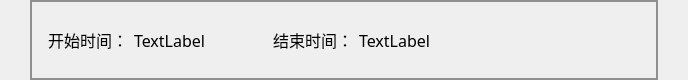
             <widget class="QWidget" name="widget_information_feedback_middle" native="true">
              <property name="minimumSize">
               <size>
                <width>0</width>
                <height>80</height>
               </size>
              </property>
              <property name="maximumSize">
               <size>
                <width>16777215</width>
                <height>80</height>
               </size>
              </property>
              <property name="styleSheet">
               <string notr="true"/>
              </property>
              <layout class="QHBoxLayout" name="horizontalLayout_21">
               <property name="leftMargin">
                <number>30</number>
               </property>
               <property name="topMargin">
                <number>0</number>
               </property>
               <property name="rightMargin">
                <number>30</number>
               </property>
               <property name="bottomMargin">
                <number>0</number>
               </property>
               <item>
                <widget class="QWidget" name="widget_start_and_finish_time" native="true">
                 <property name="styleSheet">
                  <string notr="true">QWidget#widget_start_and_finish_time{
border: 2px solid #8f8f91;}  </string>
                 </property>
                 <layout class="QHBoxLayout" name="horizontalLayout_22">
                  <property name="topMargin">
                   <number>0</number>
                  </property>
                  <property name="bottomMargin">
                   <number>0</number>
                  </property>
                  <item>
                   <widget class="QWidget" name="widget_start_time" native="true">
                    <layout class="QHBoxLayout" name="horizontalLayout_24">
                     <item>
                      <widget class="QLabel" name="label_start_time_sign">
                       <property name="minimumSize">
                        <size>
                         <width>80</width>
                         <height>0</height>
                        </size>
                       </property>
                       <property name="maximumSize">
                        <size>
                         <width>80</width>
                         <height>16777215</height>
                        </size>
                       </property>
                       <property name="font">
                        <font>
                         <family>微软雅黑</family>
                         <pointsize>12</pointsize>
                         <weight>50</weight>
                         <italic>false</italic>
                         <bold>false</bold>
                        </font>
                       </property>
                       <property name="styleSheet">
                        <string notr="true">/*QLabel { 
    border-radius: 8px; 
    min-width: 120px;
    min-height: 40px;
	background-color: rgb(216, 255, 164);
	color: rgb(0, 85, 255);
	font: 75 10pt &quot;微软雅黑&quot;;
 }*/</string>
                       </property>
                       <property name="text">
                        <string>开始时间：</string>
                       </property>
                      </widget>
                     </item>
                     <item>
                      <widget class="QLabel" name="label_start_time">
                       <property name="font">
                        <font>
                         <family>微软雅黑</family>
                         <pointsize>12</pointsize>
                         <weight>50</weight>
                         <italic>false</italic>
                         <bold>false</bold>
                        </font>
                       </property>
                       <property name="text">
                        <string>TextLabel</string>
                       </property>
                      </widget>
                     </item>
                    </layout>
                   </widget>
                  </item>
                  <item>
                   <spacer name="horizontalSpacer_103">
                    <property name="orientation">
                     <enum>Qt::Horizontal</enum>
                    </property>
                    <property name="sizeHint" stdset="0">
                     <size>
                      <width>44</width>
                      <height>20</height>
                     </size>
                    </property>
                   </spacer>
                  </item>
                  <item>
                   <widget class="QWidget" name="widget_finish_time" native="true">
                    <layout class="QHBoxLayout" name="horizontalLayout_25">
                     <item>
                      <widget class="QLabel" name="label_finish_time_sign">
                       <property name="minimumSize">
                        <size>
                         <width>80</width>
                         <height>0</height>
                        </size>
                       </property>
                       <property name="maximumSize">
                        <size>
                         <width>80</width>
                         <height>16777215</height>
                        </size>
                       </property>
                       <property name="font">
                        <font>
                         <family>微软雅黑</family>
                         <pointsize>12</pointsize>
                         <weight>50</weight>
                         <italic>false</italic>
                         <bold>false</bold>
                        </font>
                       </property>
                       <property name="styleSheet">
                        <string notr="true">/*QLabel { 
    border-radius: 8px; 
    min-width: 120px;
    min-height: 40px;
	background-color: rgb(216, 255, 164);
	color: rgb(0, 85, 255);
	font: 75 10pt &quot;微软雅黑&quot;;
 }*/</string>
                       </property>
                       <property name="text">
                        <string>结束时间：</string>
                       </property>
                      </widget>
                     </item>
                     <item>
                      <widget class="QLabel" name="label_finish_time">
                       <property name="font">
                        <font>
                         <family>微软雅黑</family>
                         <pointsize>12</pointsize>
                         <weight>50</weight>
                         <italic>false</italic>
                         <bold>false</bold>
                        </font>
                       </property>
                       <property name="text">
                        <string>TextLabel</string>
                       </property>
                      </widget>
                     </item>
                    </layout>
                   </widget>
                  </item>
                  <item>
                   <spacer name="horizontalSpacer_54">
                    <property name="orientation">
                     <enum>Qt::Horizontal</enum>
                    </property>
                    <property name="sizeHint" stdset="0">
                     <size>
                      <width>210</width>
                      <height>20</height>
                     </size>
                    </property>
                   </spacer>
                  </item>
                 </layout>
                </widget>
               </item>
              </layout>
             </widget>
